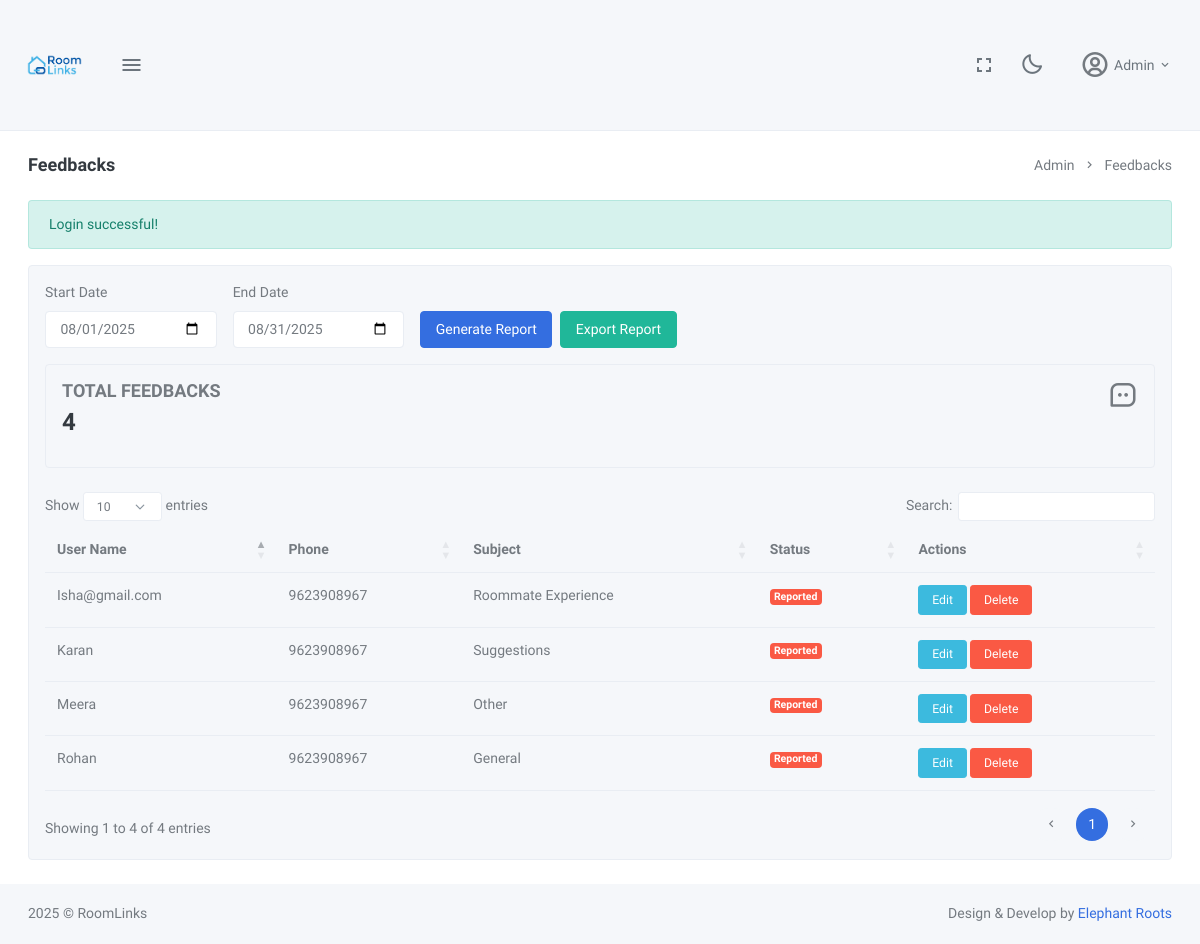
/admin/feedback (signed in), run on the app's committed database.
### tables this page shows
CREATE TABLE `feedback` (
  `id` int(11) NOT NULL,
  `subject` varchar(255) NOT NULL,
  `feedback` text NOT NULL,
  `user_id` int(11) NOT NULL,
  `status` enum('reported','proccessing','resolved') NOT NULL DEFAULT 'reported',
  `created_at` timestamp NOT NULL DEFAULT current_timestamp(),
  `updated_at` timestamp NOT NULL DEFAULT current_timestamp() ON UPDATE current_timestamp()
);

CREATE TABLE `profile` (
  `id` int(11) NOT NULL,
  `name` varchar(100) NOT NULL,
  `phone` varchar(20) DEFAULT NULL,
  `who_are_you` varchar(100) DEFAULT NULL,
  `gender` enum('male','female','other') DEFAULT NULL,
  `location` varchar(255) DEFAULT NULL,
  `avatar_id` int(11) DEFAULT NULL,
  `uploaded_picture` varchar(255) DEFAULT NULL,
  `vibes` varchar(255) DEFAULT NULL,
  `created_at` timestamp NOT NULL DEFAULT current_timestamp(),
  `updated_at` timestamp NOT NULL DEFAULT current_timestamp() ON UPDATE current_timestamp()
);

### controllers/AdminController.php (called while the page is built, shortened)
<?php
require_once __DIR__ . '/../config/database.php';
class AdminController
{
    public function __construct($userModel = null)
    {
        if ($userModel === null) {
            require_once __DIR__ . '/../models/UserModel.php';
        }
    }
    public function showFeedbacks()
    {
        require_once __DIR__ . '/../models/UserModel.php';
        $userModel = new UserModel();
        $start_date = isset($_GET['start_date']) ? $_GET['start_date'] : date('Y-m-01');
        $end_date = isset($_GET['end_date']) ? $_GET['end_date'] : date('Y-m-t');
        $feedbacks = $userModel->getFeedbacksByDate($start_date, $end_date);
        include __DIR__ . '/../views/admin/feedback.php';
    }
}

### index.php (called while the page is built)
<?php
require_once __DIR__ . '/routes/web.php';
?>

### config/database.php (called while the page is built, shortened)
<?php
function getDatabaseConnection() {
    $conn = new mysqli(DB_HOST, DB_USER, DB_PASS, DB_NAME);
    return $conn;
}
?>

### models/UserModel.php (called while the page is built, shortened)
<?php
class UserModel
{
    public function getFeedbacksByDate($start_date, $end_date)
    {
        $sql = "SELECT f.id, f.subject, f.feedback, f.user_id, f.status, f.created_at, f.updated_at, p.name as user_name, p.phone as user_phone FROM feedback f LEFT JOIN profile p ON f.user_id = p.id WHERE DATE(f.created_at) >= ? AND DATE(f.created_at) <= ? ORDER BY f.created_at DESC";
        $stmt = $this->conn->prepare($sql);
        $stmt->bind_param('ss', $start_date, $end_date);
        $stmt->execute();
        $result = $stmt->get_result();
        $feedbacks = [];
        while ($row = $result->fetch_assoc()) {
            $feedbacks[] = $row;
        }
        return $feedbacks;
    }
    private $conn;
    public function __construct()
    {
        require_once __DIR__ . '/../config/database.php';
        $this->conn = getDatabaseConnection();
    }
}

### views/admin/feedback.php (the view, shortened to what this page needs)
<!DOCTYPE html>
<html lang="en" data-bs-theme="light" data-menu-color="dark" data-topbar-color="light">
<head>
    <link href="<?php echo APP_URL; ?>/admin-asset/libs/morris.js/morris.css" rel="stylesheet" type="text/css" />
    <link href="<?php echo APP_URL; ?>/admin-asset/libs/datatables.net-bs5/css/dataTables.bootstrap5.min.css"
        rel="stylesheet" type="text/css" />
    <link href="<?php echo APP_URL; ?>/admin-asset/libs/datatables.net-responsive-bs5/css/responsive.bootstrap5.min.css"
        rel="stylesheet" type="text/css" />
    <link href="<?php echo APP_URL; ?>/admin-asset/libs/datatables.net-buttons-bs5/css/buttons.bootstrap5.min.css"
        rel="stylesheet" type="text/css" />
    <link href="<?php echo APP_URL; ?>/admin-asset/libs/datatables.net-select-bs5/css/select.bootstrap5.min.css"
        rel="stylesheet" type="text/css" />
    <link href="<?php echo APP_URL; ?>/admin-asset/css/style.min.css" rel="stylesheet" type="text/css">
    <link href="<?php echo APP_URL; ?>/admin-asset/css/icons.min.css" rel="stylesheet" type="text/css">
</head>
<body>
    <div class="layout-wrapper">
        <div class="page-content">
            <?php include __DIR__ . '/../partials/topbar.php'; ?>
            <div class="px-3">
                <div class="container-fluid">
                    <div class="py-3 py-lg-4">
                        <div class="row">
                            <div class="col-lg-6 d-flex">
                                <h4 class="page-title mb-0">Feedbacks</h4>
                            </div>
                            <div class="col-lg-6">
                                <div class="d-none d-lg-block">
                                    <ol class="breadcrumb m-0 float-end">
                                        <li class="breadcrumb-item"><a
                                                href="<?php echo APP_URL; ?>/admin/dashboard">Admin</a></li>
                                        <li class="breadcrumb-item active">Feedbacks</li>
                                    </ol>
                                </div>
                            </div>
                        </div>
                    </div>
                    <?php if (isset($_SESSION['success'])): ?>
                        <div class="alert alert-success"><?php echo $_SESSION['success'];
                        unset($_SESSION['success']); ?>
                        </div>
                    <?php endif; ?>
                    <div class="row">
                        <div class="col-12">
                            <div class="card">
                                <div class="card-body">
                                    <form method="GET" id="filterForm" class="row g-3 mb-3">
                                        <div class="col-md-2 filter-start_date">
                                            <label for="start_date" class="form-label">Start Date</label>
                                            <input type="date" class="form-control" id="start_date" name="start_date"
                                                value="<?= htmlspecialchars($_GET['start_date'] ?? date('Y-m-01')) ?>">
                                        </div>
                                        <div class="col-md-2 filter-end_date">
                                            <label for="end_date" class="form-label">End Date</label>
                                            <input type="date" class="form-control" id="end_date" name="end_date"
                                                value="<?= htmlspecialchars($_GET['end_date'] ?? date('Y-m-t')) ?>">
                                        </div>
                                        <div class="col-md-4 d-flex align-items-end">
                                            <button type="submit" class="btn btn-primary me-2">Generate Report</button>
                                            <div class="btn-group">
                                                <button type="button" class="btn btn-success dropdown-toggle"
                                                    data-bs-toggle="dropdown" aria-expanded="false">
                                                    Export Report
                                                </button>
                                            </div>
                                        </div>
                                    </form>
                                    <div class="row">
                                        <div class="col-xl-12 col-md-12">
                                            <div class="card">
                                                <div class="card-body">
                                                    <i class="bx bx-message-square-dots float-end m-0 h2 text-muted"></i>
                                                    <h4 class="text-muted text-uppercase mt-0">Total Feedbacks</h4>
                                                    <h3 class="mb-3" data-plugin="counterup">
                                                        <?= isset($feedbacks) ? count($feedbacks) : 0 ?>
                                                    </h3>
                                                </div>
                                            </div>
                                        </div>
                                    </div>
                                    <table id="row-callback-datatable" class="table dt-responsive nowrap w-100 mt-4">
                                        <thead>
                                            <tr>
                                                <th>User Name</th>
                                                <th>Phone</th>
                                                <th>Subject</th>
                                                <th>Status</th>
                                                <th>Actions</th>
                                            </tr>
                                        </thead>
                                        <tbody>
                                            <?php if (isset($feedbacks) && count($feedbacks) > 0): ?>
                                                <?php foreach ($feedbacks as $feedback): ?>
                                                    <tr>
                                                        <td><?= htmlspecialchars($feedback['user_name'] ?? '-') ?></td>
                                                        <td><?= htmlspecialchars($feedback['user_phone'] ?? '-') ?></td>
                                                        <td><?= htmlspecialchars($feedback['subject']) ?></td>
                                                        <td>
                                                            <span class="badge bg-<?= $feedback['status'] === 'resolved' ? 'success' : ($feedback['status'] === 'processing' ? 'warning' : 'danger') ?>">
                                                                <?= ucfirst($feedback['status']) ?>
                                                            </span>
                                                        </td>
                                                        <td>
                                                            <button type="button" class="btn btn-info btn-sm edit-feedback-btn"
                                                                data-id="<?= $feedback['id'] ?>"
                                                                data-username="<?= htmlspecialchars($feedback['user_name'] ?? '-') ?>"
                                                                data-userphone="<?= htmlspecialchars($feedback['user_phone'] ?? '-') ?>"
                                                                data-subject="<?= htmlspecialchars($feedback['subject']) ?>"
                                                                data-feedback="<?= htmlspecialchars($feedback['feedback']) ?>"
                                                                data-status="<?= $feedback['status'] ?>">Edit</button>
                                                            <form method="POST" action="<?php echo APP_URL; ?>/admin/feedback/delete" style="display:inline;">
                                                                <button type="submit" class="btn btn-danger btn-sm" onclick="return confirm('Delete this feedback?')">Delete</button>
                                                            </form>
                                                        </td>
                                                    </tr>
                                                <?php endforeach; ?>
                                            <?php endif; ?>
                                        </tbody>
                                    </table>
                                </div>
                            </div>
                        </div>
                    </div>
                </div>
            </div>
            <?php include __DIR__ . '/../partials/admin_footer.php'; ?>
        </div>
    </div>
</body>
</html>

### data on the page
feedback: profile.name "Meera", profile.phone "9623908967", subject "Other", status "Reported"
feedback: profile.name "Karan", profile.phone "9623908967", subject "Suggestions", status "Reported"
feedback: profile.name "Isha@gmail.com", profile.phone "9623908967", subject "Roommate Experience", status "Reported"
feedback: profile.name "Rohan", profile.phone "9623908967", subject "General", status "Reported"

### other printed values
$_SESSION['user_name'] "Admin"
$_SESSION['success'] "Login successful!"
count($feedbacks) "4"
